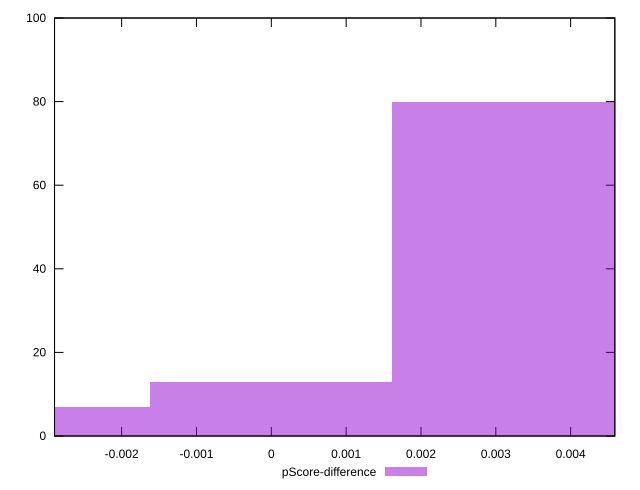

The gnuplot source for this figure:
reset

$pScoreDifference <<EOF
0.003230163664666626 80
0 13
-0.003230163664666626 7
EOF

set key outside below
set boxwidth 0.003230163664666626
set xrange [-0.0028968562278273158:0.004590312852358114]
set yrange [0:100]
set trange [0:100]
set style fill transparent solid 0.5 noborder
set terminal svg size 640, 490 enhanced background rgb 'white'
set output "reports/report_00031_2021-02-24T23-18-18.084Z/largest-contentful-paint/samples/card/pScore-difference/histogram.svg"

plot $pScoreDifference title "pScore-difference" with boxes

reset
